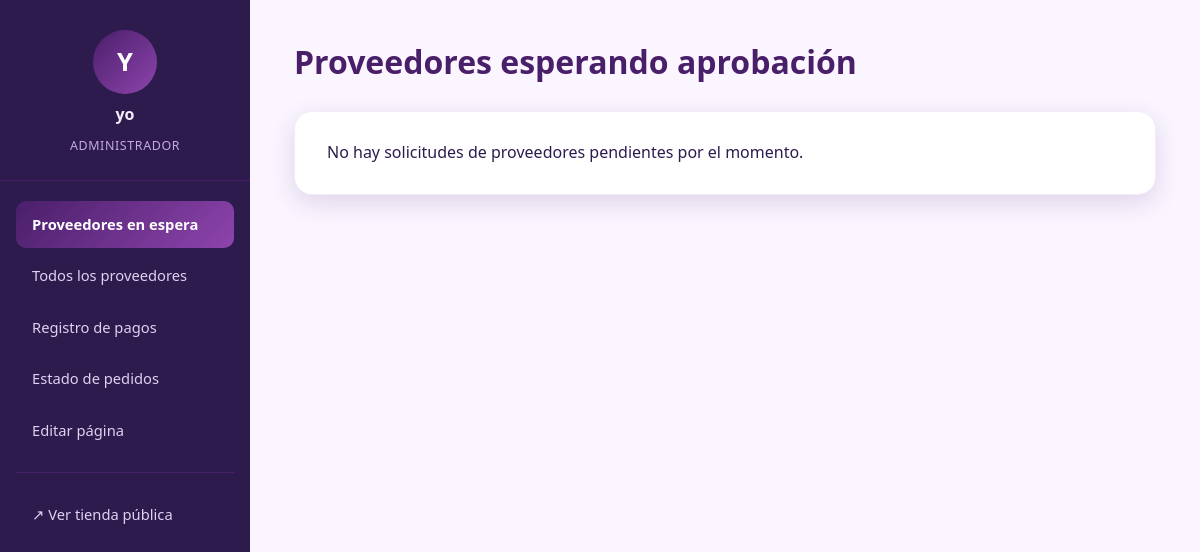
The page /adm/ (signed in) on the database as committed earlier.
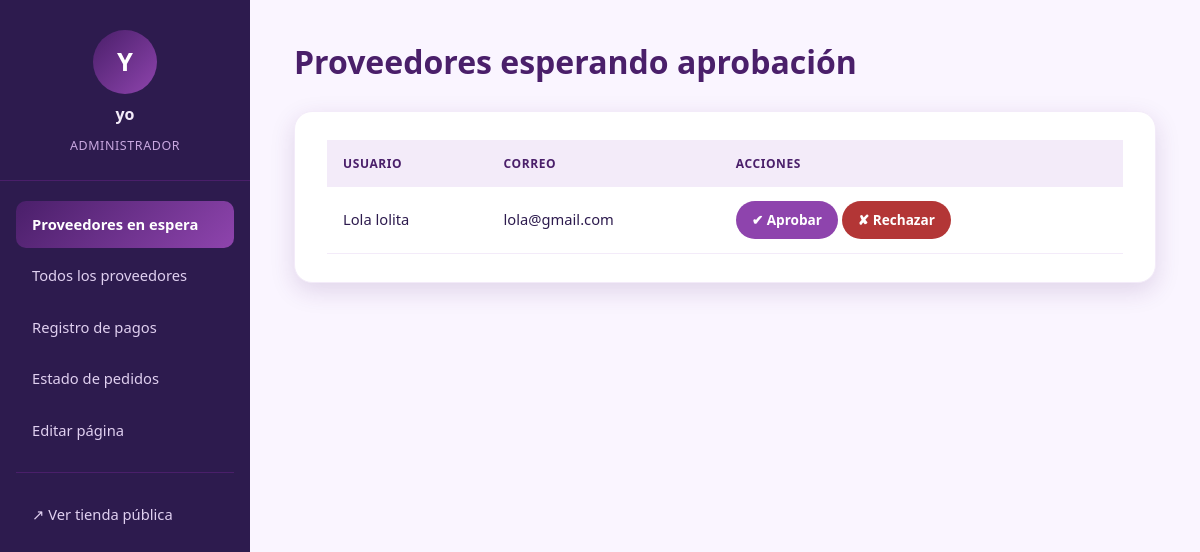
The same page on the database as committed later.
### usuarios/models.py (models this page shows, shortened)
class Perfil(models.Model):
    ROLES = [
        ('ADMIN', 'Administrador de la Plataforma'),
        ('PROVEEDOR', 'Proveedor de Herramientas'),
        ('CLIENTE', 'Cliente Final'),
    ]
    usuario = models.OneToOneField(User, on_delete=models.CASCADE, related_name='perfil')
    rol = models.CharField(max_length=15, choices=ROLES, default='CLIENTE')
    telefono = models.CharField(max_length=20, blank=True, null=True)
    direccion = models.CharField(max_length=255, blank=True, null=True)
    ciudad = models.CharField(max_length=100, blank=True, null=True)
    aprobado = models.BooleanField(default=True)

### administracion/views.py (the view)
# urls.py: path('', views.dashboard, name='dashboard'),
@admin_required
def dashboard(request):
    Perfil = apps.get_model("usuarios", "Perfil")
    proveedores_pendientes = (
        Perfil.objects
        .filter(rol='PROVEEDOR', aprobado=False)
        .select_related('usuario')
        .order_by('-id')
    )
    return render(request, 'administracion/dashboard.html', {
        'proveedores_pendientes': proveedores_pendientes,
        'active': 'proveedores',
    })

### administracion/templates/administracion/dashboard.html (shortened to what this page needs)
{% extends 'administracion/base_admin.html' %}
{% block contenido %}
    <h1>Proveedores esperando aprobación</h1>
    <section class="admin-card">
        {% if proveedores_pendientes %}
            <table class="admin-table">
                <thead>
                    <tr>
                        <th>Usuario</th>
                        <th>Correo</th>
                        <th>Acciones</th>
                    </tr>
                </thead>
                <tbody>
                {% for perfil in proveedores_pendientes %}
                    <tr>
                        <td>{{ perfil.usuario.username }}</td>
                        <td>{{ perfil.usuario.email }}</td>
                        <td>
                            <a href="{% url 'administracion:aprobar_proveedor' perfil_id=perfil.id %}" class="btn btn-approve">✔ Aprobar</a>
                            <a href="{% url 'administracion:rechazar_proveedor' perfil_id=perfil.id %}" class="btn btn-reject"
                               onclick="return confirm('¿Seguro que quieres rechazar y eliminar esta solicitud?');">✘ Rechazar</a>
                        </td>
                    </tr>
                {% endfor %}
                </tbody>
            </table>
        {% else %}
            <p>No hay solicitudes de proveedores pendientes por el momento.</p>
        {% endif %}
    </section>
{% endblock %}

Rows that differ between the two databases and show on the page:
added Perfil: usuario.username "Lola lolita", usuario.email "lola@gmail.com"
Other text that changed with them:
text no longer shown: "No hay solicitudes de proveedores pendientes por el momento."
text now shown: "USUARIO CORREO ACCIONES"
